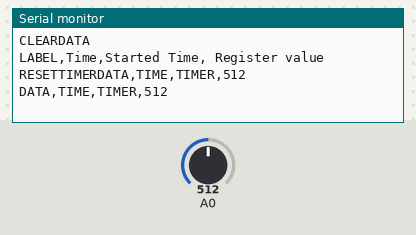
This sketch was run on a simulated Arduino Uno, built with avr-gcc and run on an emulated ATmega328P. On the bench: the last lines printed to the serial monitor. The inputs (shaded band) are chosen by the test bench; at power-on: A0 = 512.

Above: at 1.8 s.
1.9 s: A0 set to 716
At 2.7 s:
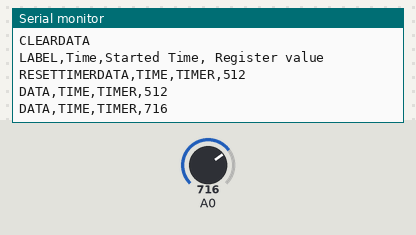
3.4 s: A0 set to 900
At 4.8 s:
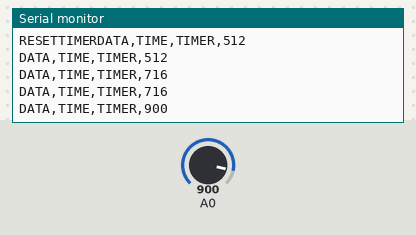
Timing chart, 0 to 6.4 s (numbered marks = the images above; inputs shaded):
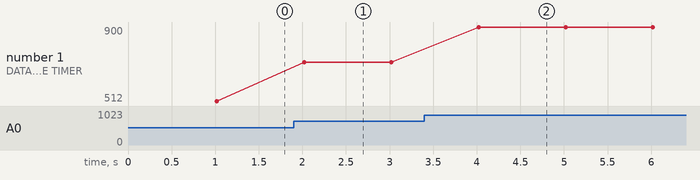

The sketch:

test_arduino_to_excel.ino
```cpp
void setup() {
  // put your setup code here, to run once:
Serial.begin(9600);
Serial.println("CLEARDATA");
Serial.println("LABEL,Time,Started Time, Register value");
Serial.print("RESETTIMER");
}

void loop() {
  // put your main code here, to run repeatedly:
int in = analogRead(A0);
Serial.print("DATA,TIME,TIMER,");
Serial.println(in);
delay(1000);
}
```

Measured:
- after the input at 1.9 s, the serial monitor: prints a new line after 0.12 s (image 1)
- after the input at 3.4 s, the serial monitor: prints a new line after 0.62 s (image 2)
- plotted number 1: 512 → 716 after the input at 1.9 s, 716 → 900 after the input at 3.4 s
